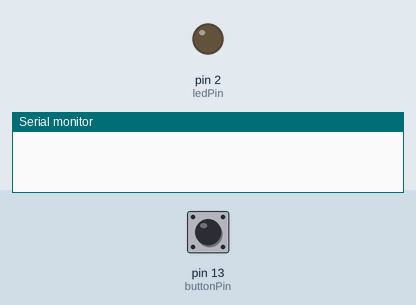
A sketch run on a simulated Arduino Uno, built with avr-gcc and run on an emulated ATmega328P. Parts: output pins drawn as LEDs (lit = HIGH), the last lines printed to the serial monitor. Inputs (shaded band) come from the test bench; at power-on: pin 13 (buttonPin) LOW.

Above: at 1.2 s.
1.3 s: pin 13 (buttonPin) pulled HIGH for 0.15 s
2.9 s: pin 13 (buttonPin) pulsed HIGH 2 times (0.12 s each, 0.3 s apart)
At 4.6 s:
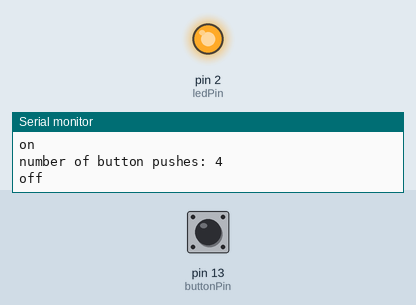
5.0 s: pin 13 (buttonPin) pulled HIGH for 1 s
At 6.0 s:
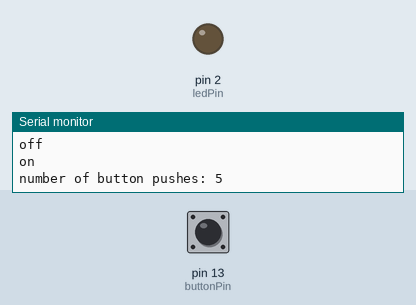
Timing chart, 0 to 8.0 s (numbered marks = the images above; inputs shaded):
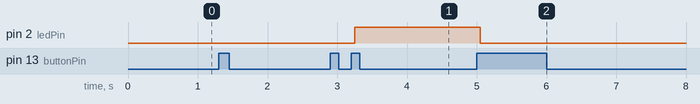

The sketch:

statechange_sample.ino
```cpp
// this constant won't change:
const int  buttonPin = 13;    // the pin that the pushbutton is attached to
const int ledPin = 2;       // the pin that the LED is attached to

// Variables will change:
int buttonPushCounter = 1;   // counter for the number of button presses
int buttonState = 0;         // current state of the button
int lastButtonState = 0;     // previous state of the button

void setup() {
  // initialize the button pin as a input:
  pinMode(buttonPin, INPUT);
  // initialize the LED as an output:
  pinMode(ledPin, OUTPUT);
  // initialize serial communication:
  Serial.begin(9600);
}


void loop() {
  // read the pushbutton input pin:
  buttonState = digitalRead(buttonPin);

  // compare the buttonState to its previous state
  if (buttonState != lastButtonState) {
    // if the state has changed, increment the counter
    if (buttonState == HIGH) {
      // if the current state is HIGH then the button went from off to on:
      buttonPushCounter++;
      Serial.println("on");
      Serial.print("number of button pushes: ");
      Serial.println(buttonPushCounter);
    } else {
      // if the current state is LOW then the button went from on to off:
      Serial.println("off");
    }
    // Delay a little bit to avoid bouncing
    delay(50);
  }
  // save the current state as the last state, for next time through the loop
  lastButtonState = buttonState;


  // turns on the LED every four button pushes by checking the modulo of the
  // button push counter. the modulo function gives you the remainder of the
  // division of two numbers:
  if (buttonPushCounter % 4 == 0) {
    digitalWrite(ledPin, HIGH);
  } else {
    digitalWrite(ledPin, LOW);
  }

}
```

Measured:
- after the input at 2.9 s, pin 2 (ledPin): LOW → HIGH after 0.35 s
- after the input at 5.0 s, pin 2 (ledPin): HIGH → LOW after 0.05 s
